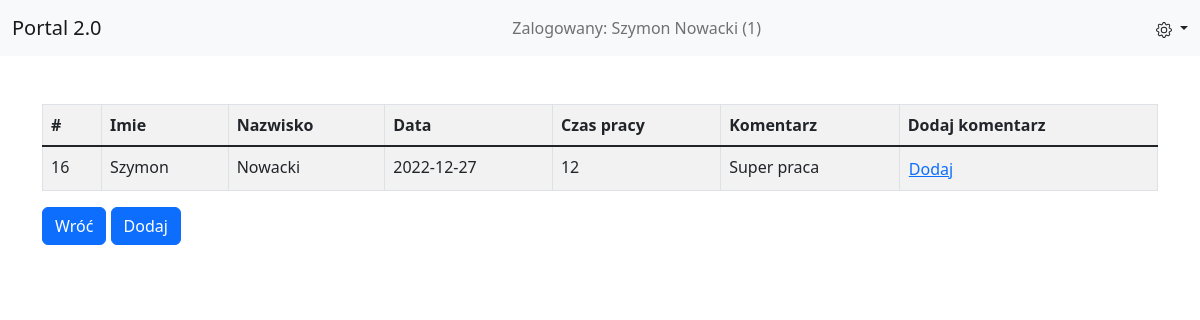
/pages/my_work.php (signed in), run on the app's committed database.
### tables this page shows
CREATE TABLE `work` (
  `work_id` int(11) NOT NULL,
  `user_id` int(11) NOT NULL,
  `data` date NOT NULL,
  `czas` int(2) NOT NULL,
  `komentarz` varchar(255) NOT NULL
);

CREATE TABLE `users` (
  `user_id` int(11) NOT NULL,
  `user_login` varchar(25) NOT NULL,
  `user_pass` varchar(64) NOT NULL,
  `user_email` varchar(50) NOT NULL,
  `usr_name` varchar(25) NOT NULL,
  `user_surname` varchar(32) NOT NULL,
  `user_addr` varchar(50) NOT NULL,
  `user_acn` varchar(26) NOT NULL,
  `user_perm` int(3) NOT NULL,
  `user_aa` int(1) NOT NULL
);

### pages/my_work.php (the view, shortened to what this page needs)
<?php
if ($_SESSION['zalogowany']==true AND $_SESSION['user_aa']==1){
    require_once("../php/header.php");
?>
<section class="vh-90 gradient-custom">
<div class="container py-5 h-100">
     <div class="col-12">
               <?php
               require_once("../db/connection.php");
               $id = $_SESSION['user_id'];
               $sqlWork = "SELECT u.usr_name, u.user_surname, w.work_id, w.data, w.czas, w.komentarz FROM users u, work w WHERE u.user_id = w.user_id AND u.user_id='$id'";
                    $wynik = mysqli_query($conn, $sqlWork);
                    if($wynik->num_rows > 0){
                        echo '<table class="table table-striped table-bordered"><tr><th>#</th><th>Imie</th><th>Nazwisko</th><th>Data</th><th>Czas pracy</th><th>Komentarz</th><th>Dodaj komentarz</th></tr><tbody class="table-group-divider">';
                        while($row = mysqli_fetch_array($wynik)){
                            echo "<tr><td>{$row['work_id']}</td><td>{$row['usr_name']}</td><td>{$row['user_surname']}</td><td>{$row['data']}</td><td>{$row['czas']}</td><td>{$row['komentarz']}</td>
                            <td>
                            <form action='comment_add.php' method='post'>
                                <input type='hidden' name='workid' value='{$row['work_id']}'>
                                <button type='submit' class='btn btn-link p-0'>Dodaj</button>
                            </form>
                            </td>
                            </tr>";
                        }
                        echo '</table>';
                    }else {
                        echo "brak wyników";
                    }
               ?>
               <a class="btn btn-primary" href="main.php" role="button">Wróć</a>
               <a class='btn btn-primary' href="workday_add.php" role='button'>Dodaj</a>
     </div>
</div>
</section>
<?php
    require_once("../php/footer.php");
    }else{
        header("Location: index.php");
    exit();
    }
?>

### data on the page
work: work_id "16", user.usr_name "Szymon", user.user_surname "Nowacki", data "2022-12-27", czas "12", komentarz "Super praca"

### other printed values
$_SESSION['usr_name'] "Szymon"
$_SESSION['user_surname'] "Nowacki"
$_SESSION['user_id'] "1"
